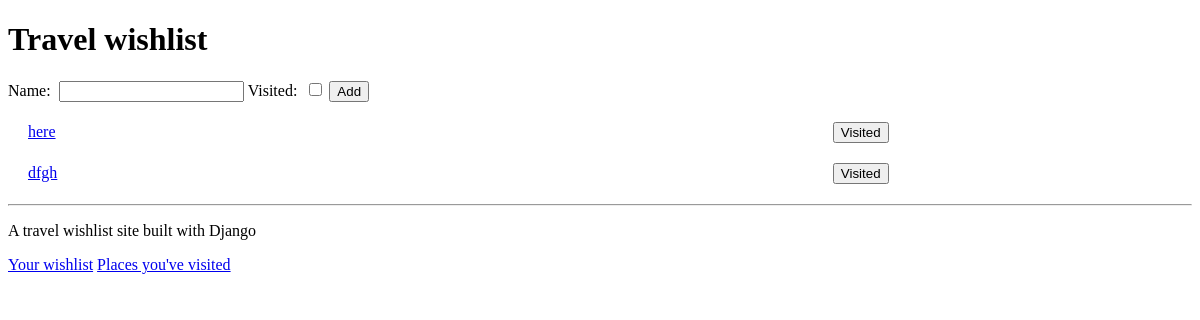
The app's page /, older data.
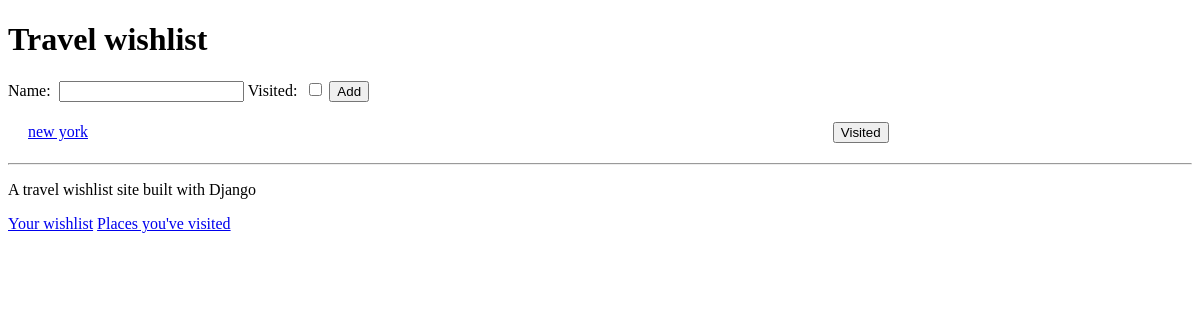
The same page, newer data.
### travel_wishlist/models.py (models this page shows, shortened)
class Place(models.Model):
    name = models.CharField(max_length=200)
    visited = models.BooleanField(default=False)
    visited_date = models.DateField(
            blank=True, null=True)
    review_text = models.TextField(blank=True, null=True)

### travel_wishlist/views.py (the view)
# urls.py: url(r'^$', views.place_list, name='place_list'),
def place_list(request):
    if request.method == 'POST':
        form = NewPlaceForm(request.POST)
        place = form.save()
        if form.is_valid():
            place.save()
            return redirect('place_list')
    places = Place.objects.filter(visited=False)
    new_place_form = NewPlaceForm
    return render(request, 'travel_wishlist/wishlist.html', {'places':places, 'new_place_form':new_place_form })

### templates/travel_wishlist/wishlist.html (shortened to what this page needs)
{%  extends 'travel_wishlist/base.html' %}
{%  block content %}
<h1>Travel wishlist</h1>
<form method="POST" action="{%  url 'place_list' %}">
    {{ new_place_form }}
    <button type="submit">Add</button>
</form>
{%  for place in places %}
<div class="wishlist-place">
    <span class="visited-text"><a href="{% url 'edit_detail' pk=place.pk %}">{{ place.name }}</a></span>
    <form class="visited-form" method="POST" action="{%  url 'place_is_visited' %}">
        <button type="submit">Visited</button>
    </form>
</div>
{% empty %}
<P>You have no places in your wishlist</P>
{%  endfor %}
{% endblock %}

Row changes from the older to the newer data that the page shows:
removed Place: name "here"
removed Place: name "dfgh"
added Place: name "new york"
